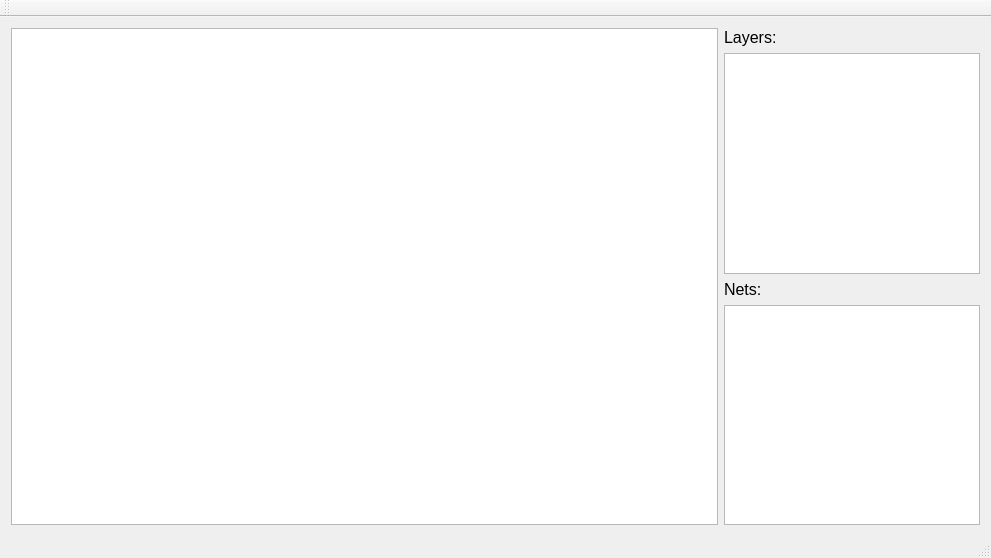
<?xml version="1.0" encoding="UTF-8"?>
<ui version="4.0">
 <class>MainWindow</class>
 <widget class="QMainWindow" name="MainWindow">
  <property name="geometry">
   <rect>
    <x>0</x>
    <y>0</y>
    <width>991</width>
    <height>558</height>
   </rect>
  </property>
  <property name="sizePolicy">
   <sizepolicy hsizetype="Maximum" vsizetype="Maximum">
    <horstretch>0</horstretch>
    <verstretch>0</verstretch>
   </sizepolicy>
  </property>
  <property name="maximumSize">
   <size>
    <width>16777215</width>
    <height>16777215</height>
   </size>
  </property>
  <property name="windowTitle">
   <string>ODB++ Drawer</string>
  </property>
  <widget class="QWidget" name="centralWidget">
   <layout class="QHBoxLayout" name="horizontalLayout">
    <item>
     <widget class="ODBppDrawer" name="drawer">
      <property name="sizePolicy">
       <sizepolicy hsizetype="Expanding" vsizetype="Expanding">
        <horstretch>0</horstretch>
        <verstretch>0</verstretch>
       </sizepolicy>
      </property>
      <property name="minimumSize">
       <size>
        <width>300</width>
        <height>200</height>
       </size>
      </property>
     </widget>
    </item>
    <item>
     <layout class="QVBoxLayout" name="verticalLayout">
      <item>
       <widget class="QLabel" name="label">
        <property name="font">
         <font>
          <pointsize>12</pointsize>
         </font>
        </property>
        <property name="text">
         <string>Layers:</string>
        </property>
       </widget>
      </item>
      <item>
       <widget class="QTableWidget" name="tableWidget">
        <property name="sizePolicy">
         <sizepolicy hsizetype="Preferred" vsizetype="Expanding">
          <horstretch>0</horstretch>
          <verstretch>0</verstretch>
         </sizepolicy>
        </property>
       </widget>
      </item>
      <item>
       <widget class="QLabel" name="label_2">
        <property name="font">
         <font>
          <pointsize>12</pointsize>
         </font>
        </property>
        <property name="text">
         <string>Nets:</string>
        </property>
       </widget>
      </item>
      <item>
       <widget class="QTableWidget" name="tableWidget_2">
        <property name="sizePolicy">
         <sizepolicy hsizetype="Preferred" vsizetype="Expanding">
          <horstretch>0</horstretch>
          <verstretch>0</verstretch>
         </sizepolicy>
        </property>
       </widget>
      </item>
     </layout>
    </item>
   </layout>
  </widget>
  <widget class="QMenuBar" name="menuBar">
   <property name="geometry">
    <rect>
     <x>0</x>
     <y>0</y>
     <width>991</width>
     <height>25</height>
    </rect>
   </property>
  </widget>
  <widget class="QToolBar" name="mainToolBar">
   <attribute name="toolBarArea">
    <enum>TopToolBarArea</enum>
   </attribute>
   <attribute name="toolBarBreak">
    <bool>false</bool>
   </attribute>
  </widget>
  <widget class="QStatusBar" name="statusBar"/>
 </widget>
 <layoutdefault spacing="6" margin="11"/>
 <customwidgets>
  <customwidget>
   <class>ODBppDrawer</class>
   <extends>QGraphicsView</extends>
   <header>odbppdrawer.h</header>
  </customwidget>
 </customwidgets>
 <resources/>
 <connections/>
</ui>
